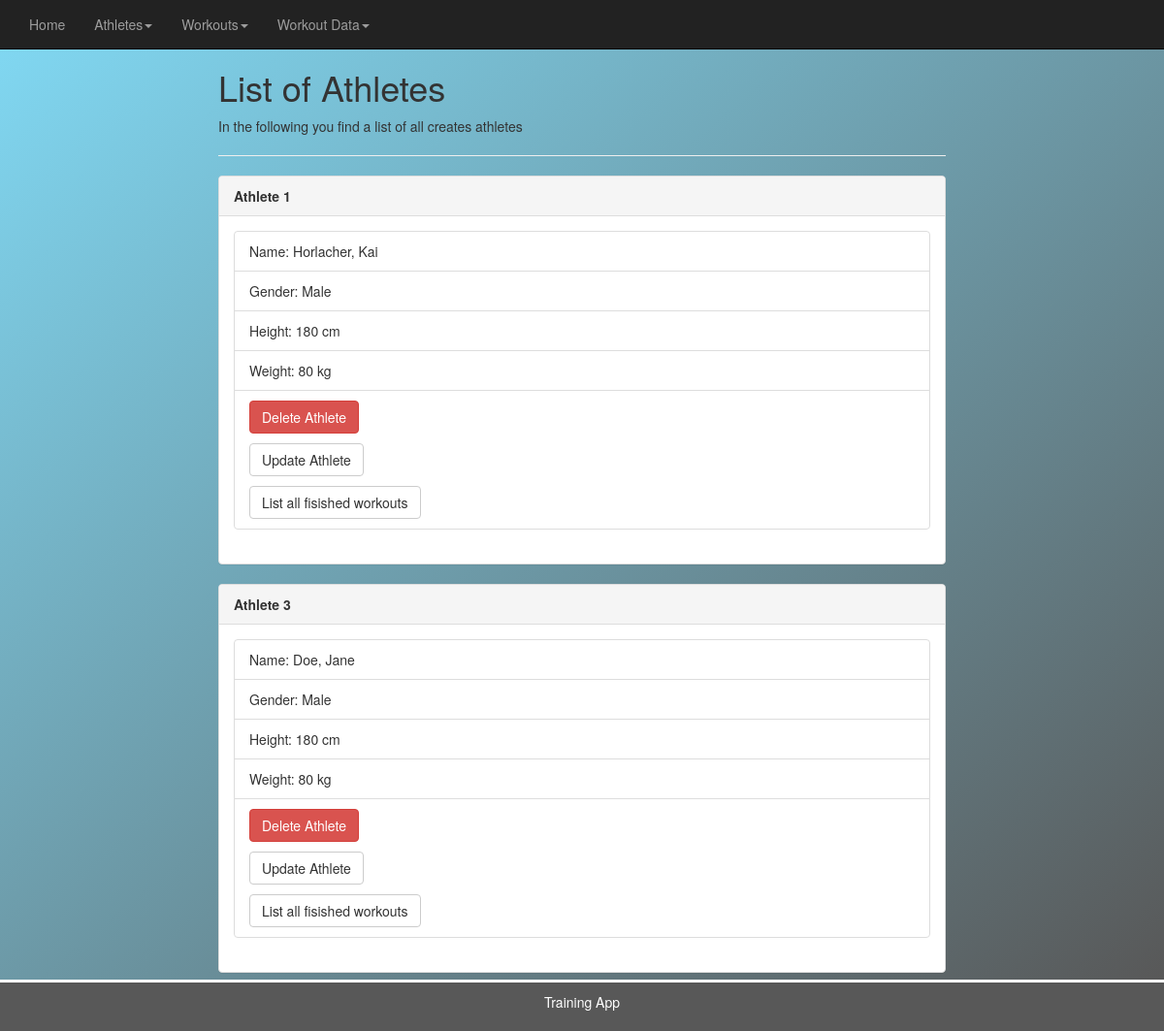
Page /athletes_list on the earlier database version.
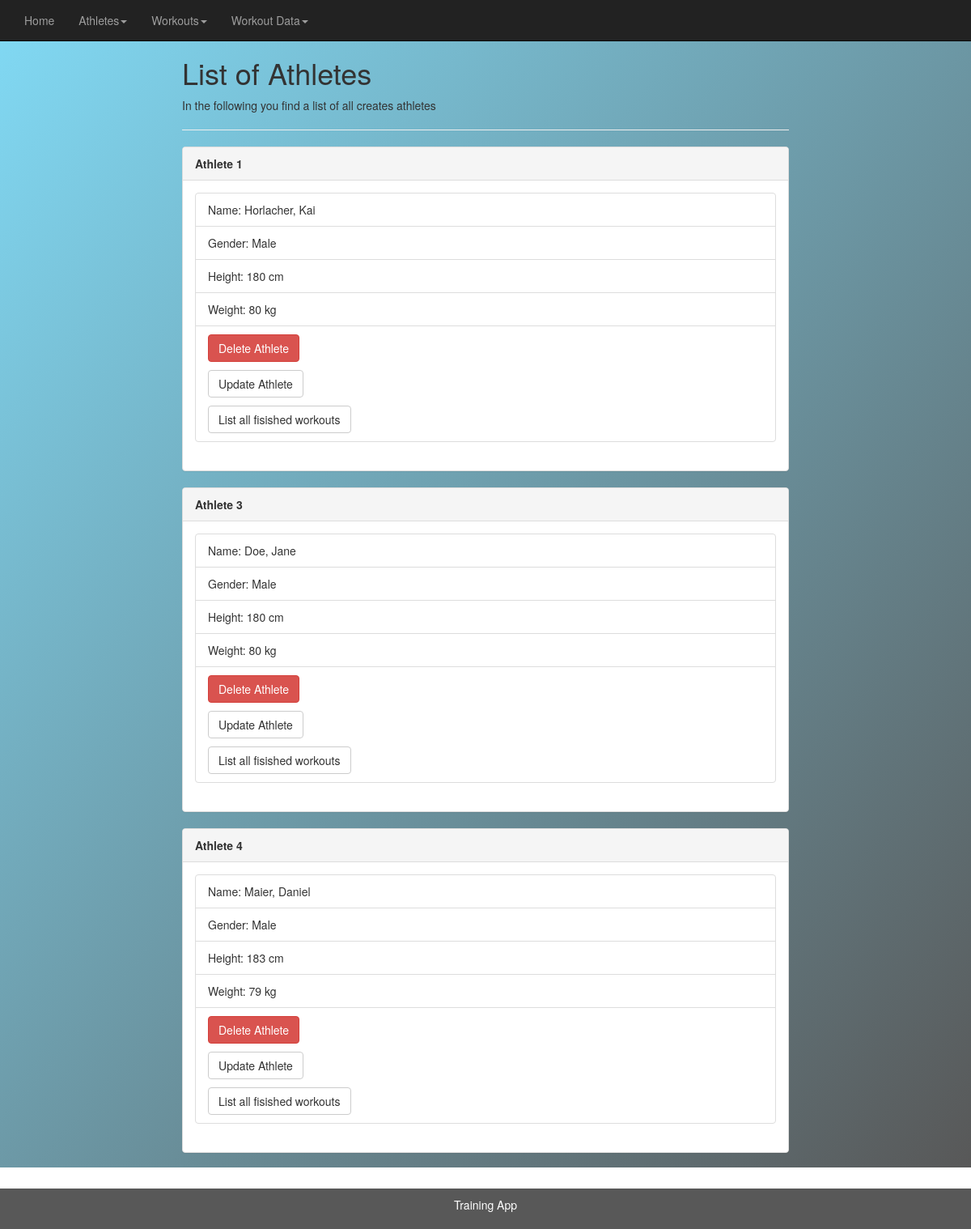
Same page on the later database version.
### athletes/models.py (models this page shows, shortened)
class Athletes(models.Model):
    gender = models.CharField(max_length=10, choices=GENDER_CHOICES, default='diverse')
    first_name = models.CharField(max_length=200)
    last_name = models.CharField(max_length=200)
    height = models.IntegerField()
    weight = models.IntegerField()

### athletes/views.py (the view)
# urls.py: path('athletes_list', views.athletes_list, name='athletes_list'),
def athletes_list(request):
    athletes_list = Athletes.objects.all
    return render(request, "athletes_list.html", {'athletes_list':athletes_list})

### athletes/templates/athletes_list.html
{% extends 'main.html' %}
{% block content %}
  <h1>List of Athletes</h1>
  <p>In the following you find a list of all creates athletes</p>
  <hr>
  {% for athlete in athletes_list %}
  <div class="panel panel-default">
    <div class="panel-heading"><strong>Athlete {{ athlete.id }}</strong></div>
    <div class="panel-body">
      <ul class="list-group">
        <li class="list-group-item">Name: {{ athlete.last_name }}, {{ athlete.first_name }}</li>
        <li class="list-group-item">Gender: {{ athlete.gender }}</li>
        <li class="list-group-item">Height: {{ athlete.height }} cm</li>
        <li class="list-group-item">Weight: {{ athlete.weight }} kg</li>
        <li class="list-group-item"><a href="{% url 'delete_athlete' athlete.id %}" class="btn btn-danger">Delete Athlete</a><p></p><a href="{% url 'update_athlete' athlete.id %}" class="btn btn-default">Update Athlete</a><p></p><a href="{% url 'athletes_workout' %}" class="btn btn-default">List all fisished workouts</a></li>
      </ul>
    </div>
  </div>
  {% endfor %}
{% endblock %}

Differences in the rows shown:
added Athletes: id "4", last_name "Maier", first_name "Daniel", gender "Male", height "183", weight "79"
